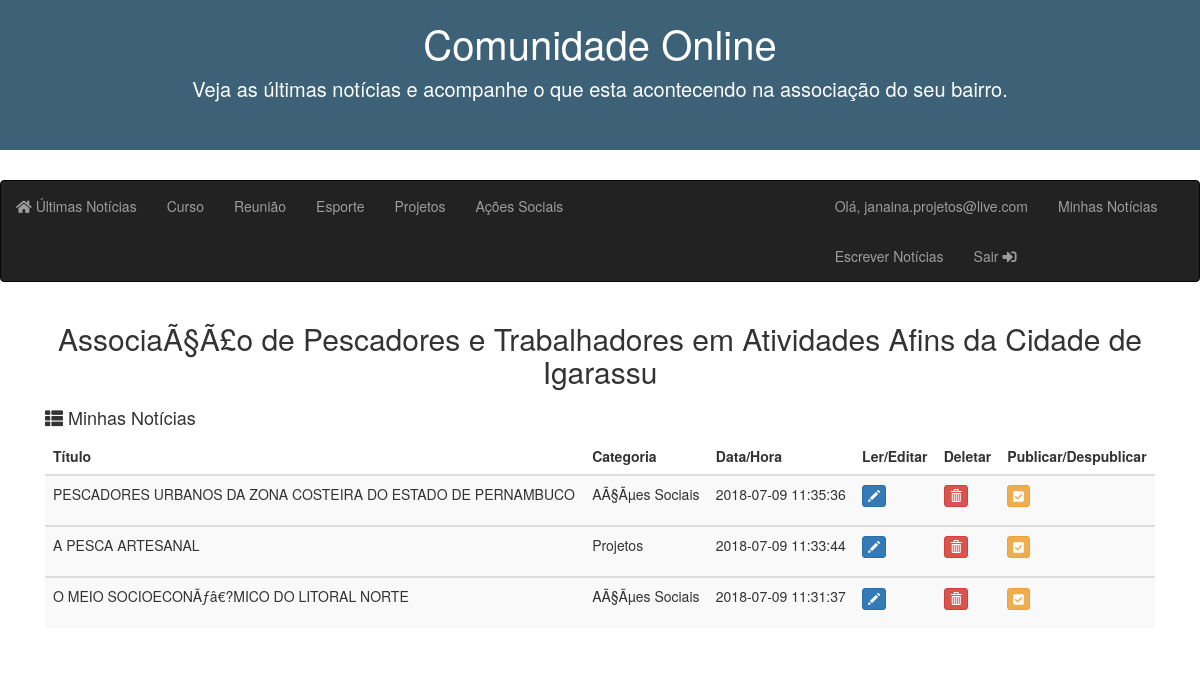
The app's page /index-assoc.php (signed in) with its own data.
### tables this page shows
CREATE TABLE `TB_NOTICIAS` (
  `ID_NOT` int(11) NOT NULL AUTO_INCREMENT,
  `CATEGORIA` varchar(255) NOT NULL,
  `TITULO` varchar(255) NOT NULL,
  `SUBTITULO` varchar(255) DEFAULT NULL,
  `TEXTO` text NOT NULL,
  `ARQUIVO` longblob,
  `PUBLICADO` tinyint(1) DEFAULT NULL,
  `DATA` timestamp NOT NULL DEFAULT CURRENT_TIMESTAMP,
  `DATA_ED` datetime DEFAULT NULL,
  `NOT_ASSOC_FK` int(11) NOT NULL,
  PRIMARY KEY (`ID_NOT`),
  KEY `NOT_ASSOC_FK` (`NOT_ASSOC_FK`),
  CONSTRAINT `NOT_ASSOC_FK` FOREIGN KEY (`NOT_ASSOC_FK`) REFERENCES `TB_ASSOCIACOES` (`ID_ASSOC`)
);

### index-assoc.php (the view, shortened to what this page needs)
<?php
include_once 'cabecalho.php';
include 'bd/conexao.php';
?>
<div class="container">
  <?php
  $user = $_SESSION['user'];
  $sql = "SELECT NOME_FANTASIA FROM TB_ASSOCIACOES WHERE EMAIL = '$user'";
  $stmt = $conn->prepare($sql);
  $res = $stmt->execute();
  $campos = $stmt->fetch(PDO::FETCH_ASSOC);
  $nome = $campos['NOME_FANTASIA'];
  ?>
  <center><h2><?php echo $nome; ?></h2></center>
      <div class="col-md-12">
        <h4><i class="fas fa-th-list"></i> Minhas Notícias</h4>
        <div class="table-responsive">
          <table id="mytable" class="table table-bordred table-striped">
            <thead>
              <th>Título</th>
              <th>Categoria</th>
              <th>Data/Hora</th>
              <th>Ler/Editar</th>
              <th>Deletar</th>
              <th>Publicar/Despublicar</th>
            </thead>
                <?php
                $user = $_SESSION['user'];
                $query = "SELECT * FROM TB_ASSOCIACOES, TB_NOTICIAS WHERE TB_NOTICIAS.NOT_ASSOC_FK = TB_ASSOCIACOES.ID_ASSOC AND TB_ASSOCIACOES.EMAIL = '$user' ORDER BY DATA DESC";
                $stmt = $conn->prepare($query);
                $res = $stmt->execute();
                $rows = $stmt->rowCount();
                  if ($rows <=0) {
                      echo "<tbody>
                              <tr>
                                <td>Você ainda não possui notícias cadastradas.</td>
                              <tr>
                            </tbody>";
                  } else{
              ?>
              <?php
                while ($campos = $stmt->fetch(PDO::FETCH_ASSOC)) {
                      $id = $campos['ID_NOT'];
                      $titulo = $campos['TITULO'];
                      $categoria = $campos['CATEGORIA'];
                      $data = $campos['DATA'];
                      $publicado = $campos['PUBLICADO'];
              ?>
              <tbody>
                <tr>
                  <td><?php echo $titulo; ?></td>
                  <td><?php echo $categoria; ?></td>
                  <td><?php echo $data; ?></td>
                  <td><p data-placement="top" data-toggle="tooltip" title="Editar"><a href="form-editar-not.php?id=<?=$id?>" class="btn btn-primary btn-xs"><span class="glyphicon glyphicon-pencil"></span></a></p></td>
                  <td><p data-placement="top" data-toggle="tooltip" title="Deletar"><a href="deletar-not.php?id=<?=$id?>" class="btn btn-danger btn-xs"><span class="glyphicon glyphicon-trash"></span></a></p></td>
                  <?php if ($publicado==1){?>
                  <td><p data-placement="top" data-toggle="tooltip" title="Despublicar"><a href="despublicar.php?id=<?=$id?>" class="btn btn-warning btn-xs"><i class="fas fa-check-square"></i></span></a></p></td>
                  <?php }else{?>
                  <td><p data-placement="top" data-toggle="tooltip" title="Publicar"><a href="publicar.php?id=<?=$id?>" class="btn btn-success btn-xs"><i class="fas fa-check-square"></i></span></a></p></td>
                  <?php } ?>
                 </tr>
              <?php
               }
            }
            ?>
          </tbody>
        </table>
      </div>
    </div>
  </div>
</body>
</html>

### css/index.css (style rules this page uses)
body { margin-bottom: 60px; }
html { position: relative; min-height: 100%; }

### records on screen
tb_noticias: TITULO "PESCADORES URBANOS DA ZONA COSTEIRA DO ESTADO DE PERNAMBUCO", CATEGORIA "AÃ§Ãµes Sociais", DATA "2018-07-09 11:35:36"
tb_noticias: TITULO "A PESCA ARTESANAL", CATEGORIA "Projetos", DATA "2018-07-09 11:33:44"
tb_noticias: TITULO "O MEIO SOCIOECONÃƒâ€?MICO DO LITORAL NORTE", CATEGORIA "AÃ§Ãµes Sociais", DATA "2018-07-09 11:31:37"

### other values on screen
$_SESSION['user'] "janaina.projetos@live.com"
$nome "AssociaÃ§Ã£o de Pescadores e Trabalhadores em Atividades Afins da Cidade de Igarassu"
